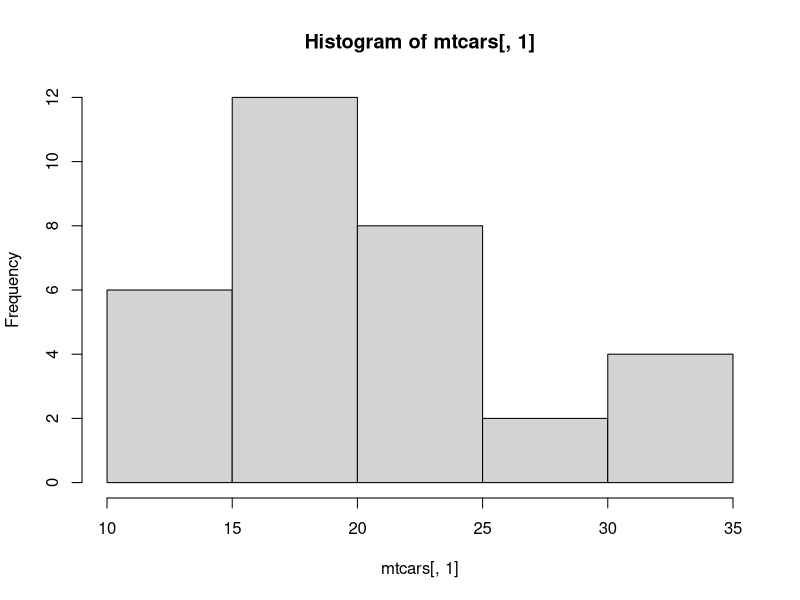
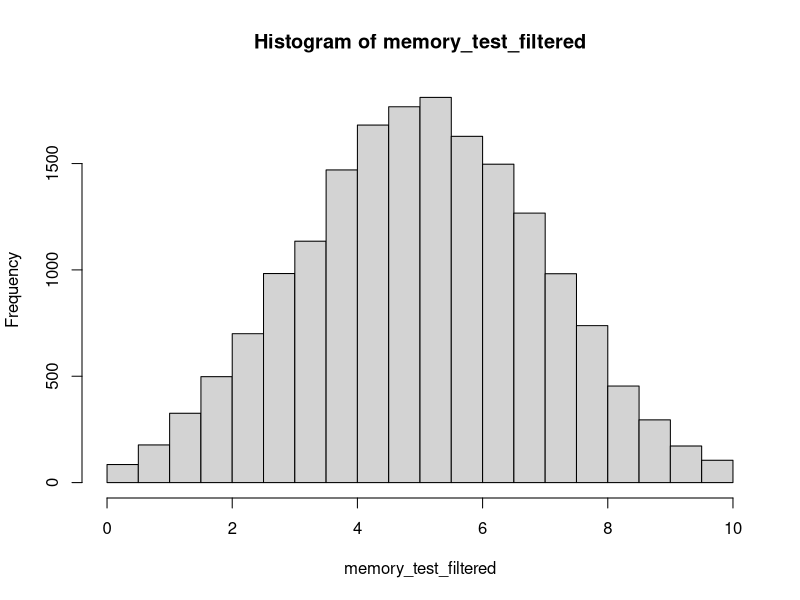
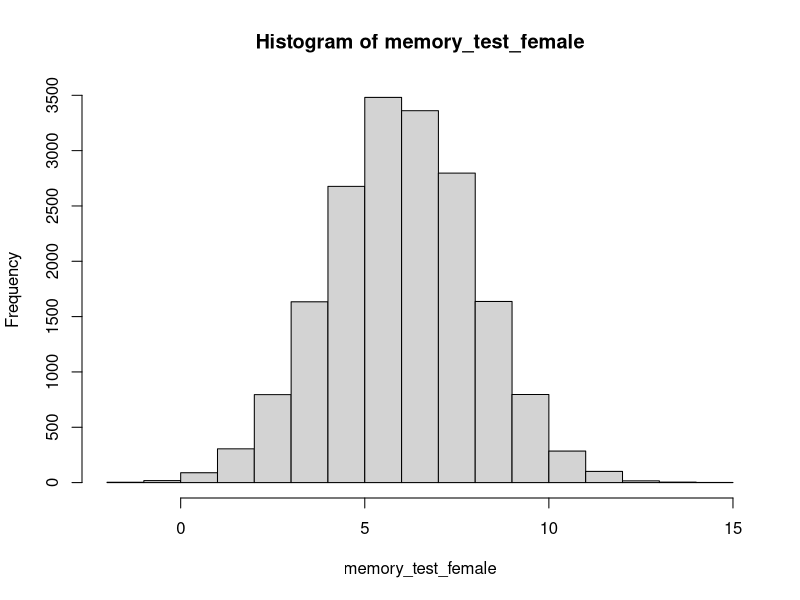
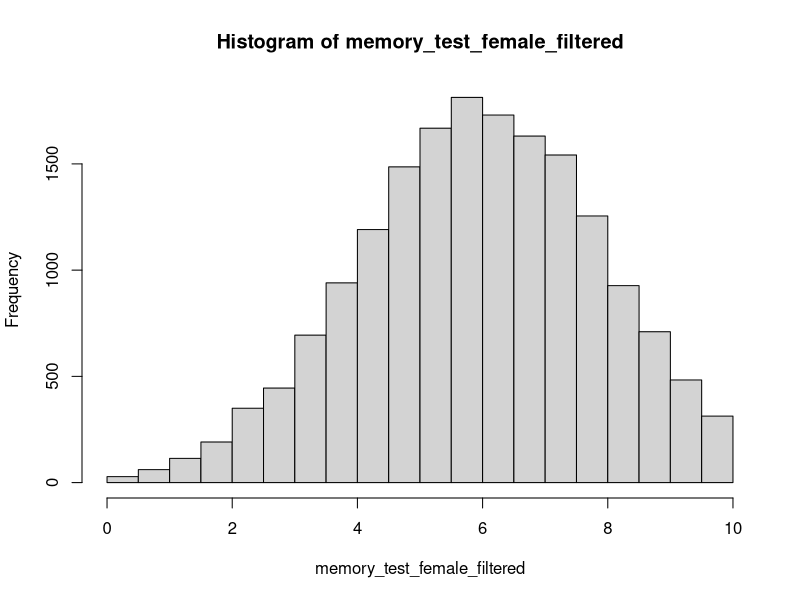
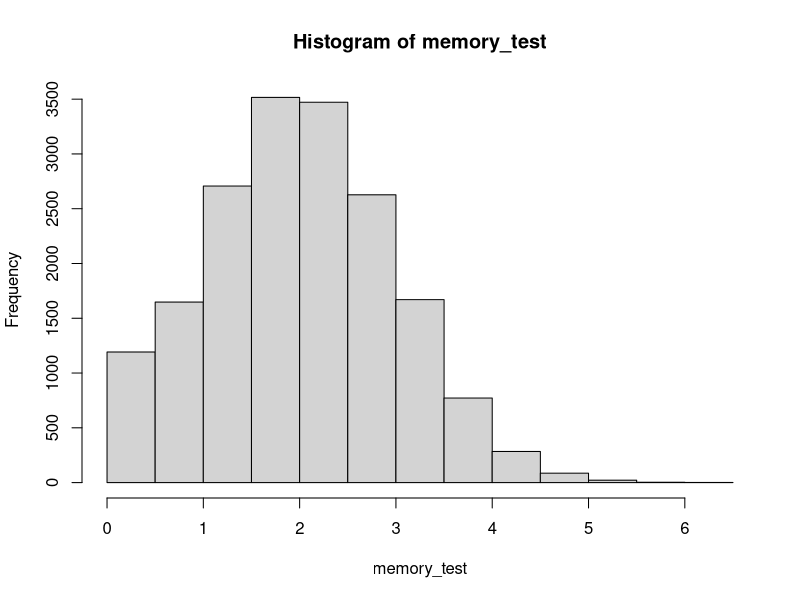
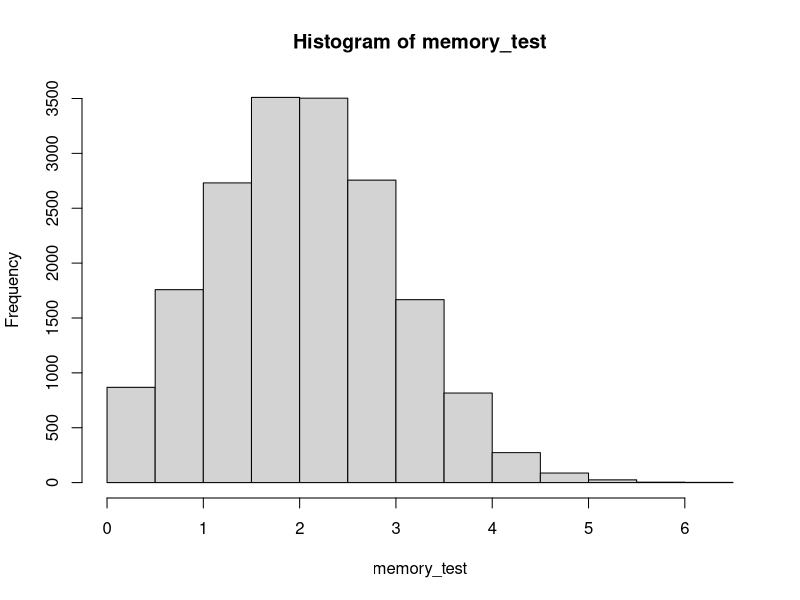
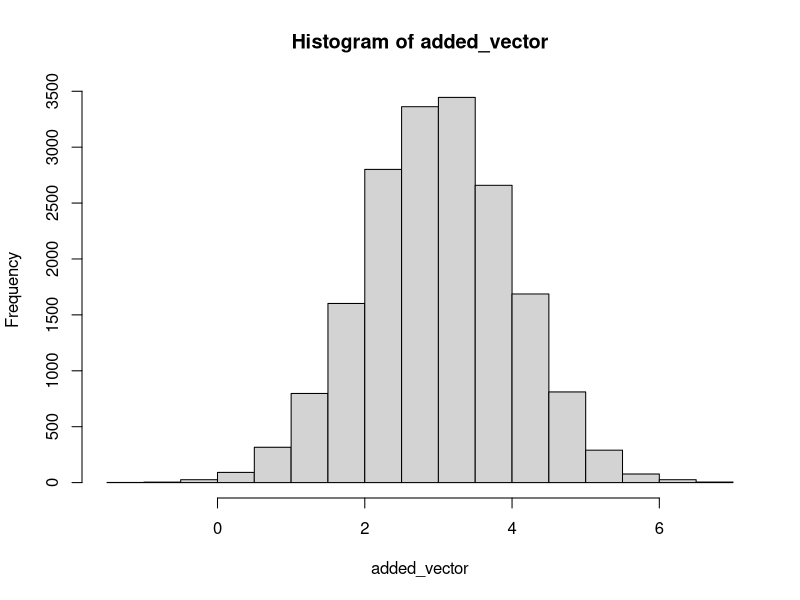
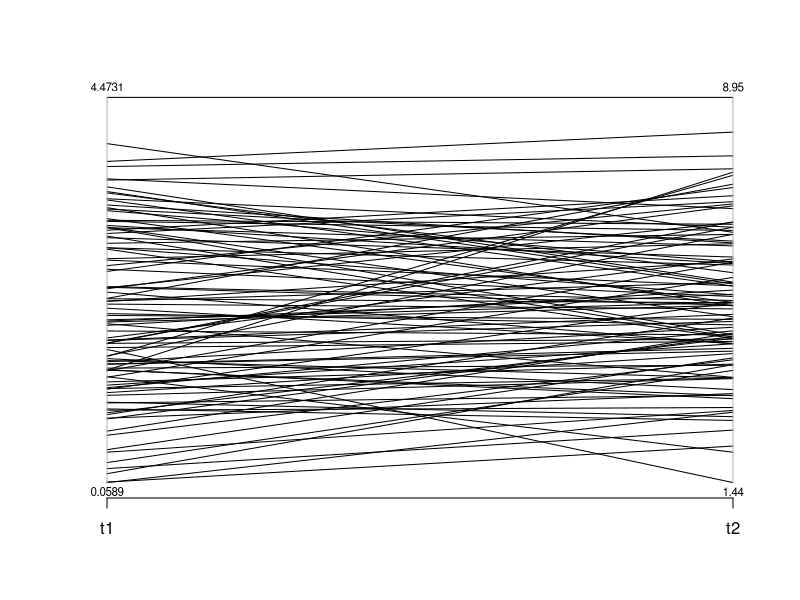

Recreate these plots in R, in order.
## ---- chunk 1
# Load datasets from R
library(datasets)

# Load the library we are going to use
library(data.table)
library(psych)
library(MASS)
## ---- chunk 2

a = c(1,2,3,4)

# OR is joining - use ONE |
b = a[((a>3) | (a<2))]
print(b)

# AND is the intersection - use ONE &
b = a[((a>3) & (a<2))]
print(b)

######## Operators ########
# ==  equals to
# <=  smaller than
# =>  greater than
# !=  different than
# &&  Conditional and
# ||  conditional or
# |   elementwise or
# &   elementwise and

## ---- chunk 3
print(HairEyeColor)
## ---- chunk 4
print(str(HairEyeColor)) 
## ---- chunk 5
eyes = margin.table(HairEyeColor, 2)
print(eyes)
## ---- chunk 6
# convert to proportions
prop.table(eyes)

# test significantly differ from H0 equal proportions
chisq.test(eyes)

# test with an H0 with custom population proportions (p = c(...,...))
chisq.test(eyes, p=c(.41,.32,.15,.12))

# Different structure for a data.table
dt = data.table(a = rep(23,4))
str(dt)

## ---- chunk 7

# Using dataset mtcars

summary(mtcars)

# extract mpg
hist(mtcars[,1])

# test significantly different than 20 -- get confidence interval of 0.8
t.test(mtcars[,1], mu = 20, conf.level = 0.8)

# create fake data
# Sample 18000 scores from a normal distribution of mean 5 and sd 2
memory_test = rnorm(18000, mean = 5, sd = 2)

# take only the values between 0 and 10 (you could use also the function ifelse())
memory_test_filtered = memory_test[memory_test>0 & memory_test<10]
hist(memory_test_filtered)

# test significantly different than 5
t.test(memory_test_filtered, mu=5)

# sample the same amount of subjects this time centered on 6
memory_test_female = rnorm(18000, mean = 6, sd = 2)
hist(memory_test_female)
describe(memory_test_female)

# Filter it in the same way take only values between 0 and 10
memory_test_female_filtered = memory_test_female[memory_test_female>0 & memory_test_female<10]
hist(memory_test_female_filtered)

# One tailed (alternative / alt = "greater")
t.test(memory_test_female_filtered, memory_test_filtered, alt = "greater")

## ---- chunk 8
## GROUP T1 - first test before the intervention
# sample fake data centered on 2
memory_test = rnorm(18000, mean = 2, sd = 1)

# a lot of the data is below 0
# but since we are going to use a paired t-test we want to keep the same amount of
# subjects and not delete them

# We need to REPLACE the values for subjects below 0
# If we replace all the values below 0 by 0 it will strongly alter the shape of the distribution
memory_test[memory_test<0] = 0

# look at the first bin on the left is a lot higher than its symetric bin on the other side
# The distribution is skewed, which is not bad in itself, you just have to account for it by using
# robust statistics if the skeweness is too important
hist(memory_test)

# Another way, to smooth your distribution a bit could be to replace by 0 + a random value between 0 and 3
# (this is fake data -- not something you will want to do with real data)
memory_test = rnorm(18000, mean = 2, sd = 1)

# get the number of subjects below 0
size_below_zero = length(memory_test[memory_test<0])

# get a vector of values between 0 and 3
sampled_vector = seq(from = 0, to = 3, by = 0.01)

# sample from that vector the same amount of time that there are subject below 0 in the memory test
sample_for_replacement = sample(sampled_vector, size = size_below_zero,replace = T)

# replace the values
memory_test[memory_test<0] = sample_for_replacement
hist(memory_test)

## GROUP T2 cw in between !
# We create the second vector by adding a random number sampled from a normal distribution
# with mean of 3 and sd of 1
added_vector = rnorm(length(memory_test), mean = 3, sd = 1)
hist(added_vector)

# our intervention has a positive effect so we add this positive vector
memory_test_t2 = copy(memory_test) + added_vector

# we build our data.table with the two samples
pairs = data.table(t1 = memory_test, t2 = memory_test_t2)

# Check visually evolution of the 100 first subjects (parcoord is part of the MASS package)
parcoord(pairs[0:100,], var.label = T)

# Paired T test with H0 difference is not significantly different than 0
t.test(memory_test_t2, memory_test , paired = T)
## ---- chunk 9
# Check that the number of days of holidays between countries is different
chinese = rnorm(n = 150, mean = 3, sd = 1)
japan = rnorm(n = 30, mean = 6, sd = 1)
danemark = rnorm(n = 20, mean = 30, sd = 4)
usa = rnorm(n = 400, mean = 4, sd = 2)

boxplot(chinese, japan, danemark, usa)

# We need an indicator variable, we build it by hand
group = c(rep('chinese', 150),rep('japanese', 30), rep('danish', 20), rep('american', 400))

# This is our value variable
values = c(chinese, japan, danemark, usa)

# We create a data.table with those two corresponding vector
dt = data.table(g = group, v = values)
print(dt)

# Now we can perform our anova test
aov_results = aov(dt, formula = v ~ g)
summary(aov_results)

# We can also test group difference one to one using Tukey
# Here they are all significant
tukey_results = TukeyHSD(aov_results)
print(tukey_results)

# To use the function stack() the number of observation need to be similar
chinese = rnorm(n = 50, mean = 3, sd = 1)
japan = rnorm(n = 50, mean = 6, sd = 1)
danemark = rnorm(n = 50, mean = 30, sd = 4)
usa = rnorm(n = 50, mean = 4, sd = 2)
stack_variable = stack(data.frame(cbind(chinese, japan, danemark, usa)))
result = aov(stack_variable, formula = values ~ ind)
summary(result)
